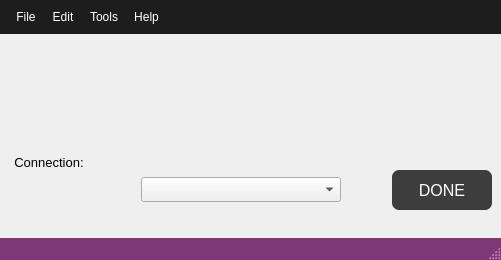
<?xml version="1.0" encoding="UTF-8"?>
<ui version="4.0">
 <class>Window_RigolControl</class>
 <widget class="QMainWindow" name="Window_RigolControl">
  <property name="geometry">
   <rect>
    <x>0</x>
    <y>0</y>
    <width>501</width>
    <height>260</height>
   </rect>
  </property>
  <property name="sizePolicy">
   <sizepolicy hsizetype="Preferred" vsizetype="Preferred">
    <horstretch>0</horstretch>
    <verstretch>0</verstretch>
   </sizepolicy>
  </property>
  <property name="minimumSize">
   <size>
    <width>501</width>
    <height>260</height>
   </size>
  </property>
  <property name="maximumSize">
   <size>
    <width>1000</width>
    <height>1000</height>
   </size>
  </property>
  <property name="windowTitle">
   <string>Window Rigol Control</string>
  </property>
  <property name="styleSheet">
   <string notr="true">QMenuBar{
background-color:#1d1d1d;
padding:5px;
	font: 12pt &quot;MS Shell Dlg 2&quot;;
}

QMenuBar::item{
background-color:#1d1d1d;
color:#fff;
padding:5px;

}

QMenu{
color:#fff;
padding:0;
}

QMenu::item:selected{
color:#fff;
background-color:#00aba9;
}

QTableWidget{
background-color:#3d3d3d;
color:#fff;
  selection-background-color: #da532c;
border:solid;
border-width:3px;
border-color:#da532c;
}
QHeaderView::section{
background-color:qlineargradient(spread:pad, x1:0, y1:0, x2:1, y2:0, stop:0 rgba(20, 158, 217, 255), stop:1 rgba(36, 158, 217, 255));
border:none;
border-top-style:solid;
border-width:1px;
border-top-color:qlineargradient(spread:pad, x1:0, y1:0, x2:1, y2:0, stop:0 rgba(20, 158, 217, 255), stop:1 rgba(36, 158, 217, 255));
color:#fff;

}
QHeaderView{
background-color:qlineargradient(spread:pad, x1:0, y1:0, x2:1, y2:0, stop:0 rgba(20, 158, 217, 255), stop:1 rgba(36, 158, 217, 255));

border:none;
border-top-style:solid;
border-width:1px;
border-top-color:#149ED9;
color:#fff;
	font: 75 12pt &quot;Calibri&quot;;
}

QTableCornerButton::section{
border:none;
background-color:#149ED9;
}

QListWidget{
background-color:#3d3d3d;
color:#fff;
}

QMenu{
background-color:#3d3d3d;
}
QStatusBar{
background-color:#7e3878;
color:#fff;
}

QPushButton{
border-style:solid;
background-color:#3d3d3d;
color:#fff;
border-radius:7px;
}

QPushButton:disabled {
background-color: rgb(204, 0, 0);
}

QPushButton:hover{
color:#ccc;
	background-color: qlineargradient(spread:pad, x1:0.517, y1:0, x2:0.517, y2:1, stop:0 rgba(45, 45, 45, 255), stop:0.505682 rgba(45, 45, 45, 255), stop:1 rgba(29, 29, 29, 255));
	border-color:#2d89ef;
border-width:2px;
}

QPushButton:pressed{
background-color: qlineargradient(spread:pad, x1:0.517, y1:0, x2:0.517, y2:1, stop:0 rgba(29, 29, 29, 255), stop:0.505682 rgba(45, 45, 45, 255), stop:1 rgba(29, 29, 29, 255));
}


QTabWidget::tab{
background-color:#3d3d3d;
}

QLineEdit{
border-radius:1px solid red;
background-color:#c4c4c4;
}

QProgressBar{
border-radius:0;
text-align:center;
color:#fff;
background-color:transparent;
border: 2px solid #e3a21a;
border-radius:7px;
	font: 75 12pt &quot;Open Sans&quot;;

}

QProgressBar::chunk{
background-color:#2d89ef;
width:20px;
}</string>
  </property>
  <widget class="QWidget" name="centralwidget">
   <layout class="QGridLayout" name="gridLayout">
    <item row="0" column="0">
     <widget class="Widget_RigolRadio" name="widget_RadioButtons" native="true">
      <property name="minimumSize">
       <size>
        <width>482</width>
        <height>100</height>
       </size>
      </property>
      <property name="maximumSize">
       <size>
        <width>482</width>
        <height>100</height>
       </size>
      </property>
     </widget>
    </item>
    <item row="1" column="0">
     <layout class="QHBoxLayout" name="horizontalLayout">
      <item>
       <layout class="QVBoxLayout" name="verticalLayout_2">
        <item>
         <widget class="QLabel" name="label_Connection">
          <property name="sizePolicy">
           <sizepolicy hsizetype="Fixed" vsizetype="Fixed">
            <horstretch>0</horstretch>
            <verstretch>0</verstretch>
           </sizepolicy>
          </property>
          <property name="minimumSize">
           <size>
            <width>80</width>
            <height>18</height>
           </size>
          </property>
          <property name="maximumSize">
           <size>
            <width>80</width>
            <height>18</height>
           </size>
          </property>
          <property name="font">
           <font>
            <pointsize>10</pointsize>
           </font>
          </property>
          <property name="text">
           <string>Connection:</string>
          </property>
          <property name="alignment">
           <set>Qt::AlignCenter</set>
          </property>
         </widget>
        </item>
        <item>
         <widget class="LED" name="widget_PumpOn" native="true">
          <property name="sizePolicy">
           <sizepolicy hsizetype="Fixed" vsizetype="Fixed">
            <horstretch>0</horstretch>
            <verstretch>0</verstretch>
           </sizepolicy>
          </property>
          <property name="minimumSize">
           <size>
            <width>80</width>
            <height>50</height>
           </size>
          </property>
          <property name="maximumSize">
           <size>
            <width>80</width>
            <height>50</height>
           </size>
          </property>
         </widget>
        </item>
       </layout>
      </item>
      <item>
       <spacer name="horizontalSpacer">
        <property name="orientation">
         <enum>Qt::Horizontal</enum>
        </property>
        <property name="sizeHint" stdset="0">
         <size>
          <width>10</width>
          <height>20</height>
         </size>
        </property>
       </spacer>
      </item>
      <item>
       <widget class="QComboBox" name="comboBox_Channel">
        <property name="sizePolicy">
         <sizepolicy hsizetype="Fixed" vsizetype="Fixed">
          <horstretch>0</horstretch>
          <verstretch>0</verstretch>
         </sizepolicy>
        </property>
        <property name="minimumSize">
         <size>
          <width>200</width>
          <height>25</height>
         </size>
        </property>
        <property name="maximumSize">
         <size>
          <width>200</width>
          <height>25</height>
         </size>
        </property>
        <property name="font">
         <font>
          <pointsize>10</pointsize>
         </font>
        </property>
       </widget>
      </item>
      <item>
       <spacer name="horizontalSpacer_2">
        <property name="orientation">
         <enum>Qt::Horizontal</enum>
        </property>
        <property name="sizeHint" stdset="0">
         <size>
          <width>10</width>
          <height>20</height>
         </size>
        </property>
       </spacer>
      </item>
      <item>
       <widget class="QPushButton" name="pushButton_Done">
        <property name="sizePolicy">
         <sizepolicy hsizetype="Fixed" vsizetype="Fixed">
          <horstretch>0</horstretch>
          <verstretch>0</verstretch>
         </sizepolicy>
        </property>
        <property name="minimumSize">
         <size>
          <width>100</width>
          <height>40</height>
         </size>
        </property>
        <property name="maximumSize">
         <size>
          <width>100</width>
          <height>40</height>
         </size>
        </property>
        <property name="font">
         <font>
          <pointsize>12</pointsize>
         </font>
        </property>
        <property name="text">
         <string>DONE</string>
        </property>
       </widget>
      </item>
     </layout>
    </item>
   </layout>
  </widget>
  <widget class="QMenuBar" name="menubar">
   <property name="geometry">
    <rect>
     <x>0</x>
     <y>0</y>
     <width>501</width>
     <height>40</height>
    </rect>
   </property>
   <widget class="QMenu" name="menuFile">
    <property name="title">
     <string>File</string>
    </property>
    <addaction name="actionOpen"/>
    <addaction name="separator"/>
    <addaction name="actionSave"/>
    <addaction name="actionSave_As"/>
    <addaction name="separator"/>
    <addaction name="actionClose"/>
   </widget>
   <widget class="QMenu" name="menuEdit">
    <property name="title">
     <string>Edit</string>
    </property>
   </widget>
   <widget class="QMenu" name="menuTools">
    <property name="title">
     <string>Tools</string>
    </property>
   </widget>
   <widget class="QMenu" name="menuHelp">
    <property name="title">
     <string>Help</string>
    </property>
   </widget>
   <addaction name="menuFile"/>
   <addaction name="menuEdit"/>
   <addaction name="menuTools"/>
   <addaction name="menuHelp"/>
  </widget>
  <widget class="QStatusBar" name="statusbar"/>
  <action name="actionOpen">
   <property name="text">
    <string>Open</string>
   </property>
  </action>
  <action name="actionSave">
   <property name="text">
    <string>Save</string>
   </property>
  </action>
  <action name="actionSave_As">
   <property name="text">
    <string>Save As</string>
   </property>
  </action>
  <action name="actionClose">
   <property name="text">
    <string>Close</string>
   </property>
  </action>
 </widget>
 <customwidgets>
  <customwidget>
   <class>LED</class>
   <extends>QWidget</extends>
   <header>LED.h</header>
   <container>1</container>
  </customwidget>
  <customwidget>
   <class>Widget_RigolRadio</class>
   <extends>QWidget</extends>
   <header>rigol_dialog/widget_rigol_radio.h</header>
   <container>1</container>
  </customwidget>
 </customwidgets>
 <resources/>
 <connections/>
</ui>
